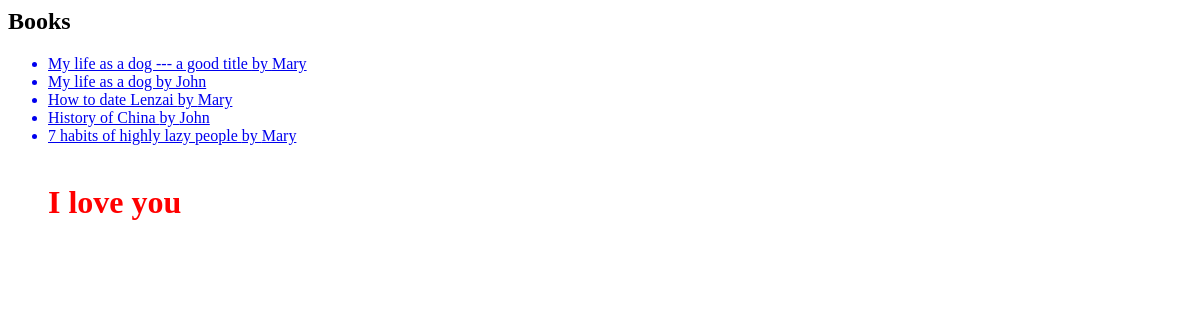
The page /booklist on the database as committed earlier.
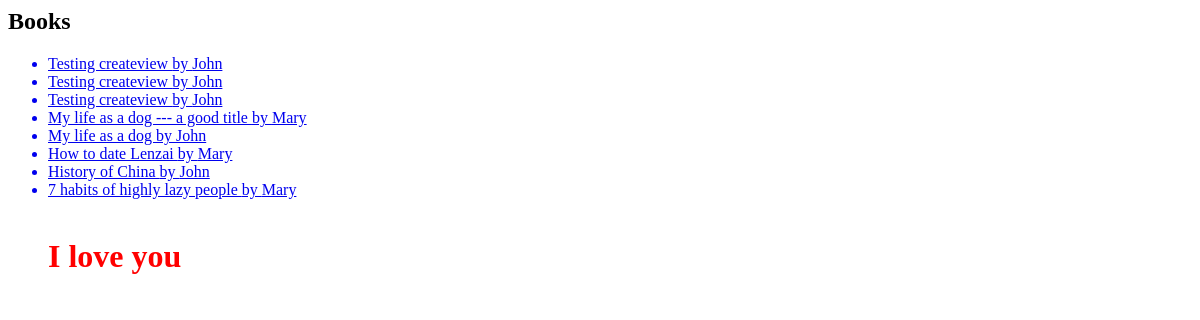
The same page on the database as committed later.
### blog/models.py (models this page shows, shortened)
class Book(models.Model):
    title = models.CharField(max_length=255)
    desc = models.TextField()
    created_at = models.DateTimeField(auto_now_add=True)
    updated_at = models.DateTimeField(auto_now=True)
    author = models.ForeignKey('Author', blank=True, null=True, on_delete=models.SET_NULL)

class Author(models.Model):
    firstname = models.CharField(max_length=255)
    lastname = models.CharField(max_length=255)
    age = models.IntegerField()
    gender = models.CharField(max_length=1)

### blog/views.py (the view)
# urls.py: path('booklist', views.BookListView.as_view(), name='index'),
class BookListView(ListView):
    model = Book
    template_name = 'book_list.html' #default is 'book_list.html'
    context_object_name = 'books' #default is 'objects'
    def get_queryset(self, *args, **kwargs):
        qs = super().get_queryset(*args, **kwargs) #qs = super(BookListView,self).get_queryset(*args, **kwargs)
        qs = qs.order_by('-title')
        return qs
    def get_context_data(self, **kwargs):
        context = super(BookListView, self).get_context_data(**kwargs)
        context['love'] = 'I love you'
        return context

### blog/templates/blog/book_list.html
<h2>Books</h2>
<ul>
    {% for book in books  %}
        <a href=" {% url 'bookdetail' pk=book.pk %}">
    <li>{{book.title}} by {{book.author.firstname}}</li>
        </a>
    {% endfor %}
    <br>
    <h1 style="color:red">{{love}}</h1>
</ul>

Rows that differ between the two databases and show on the page:
added Book: title "Testing createview", author.firstname "John"
added Book: title "Testing createview", author.firstname "John"
added Book: title "Testing createview", author.firstname "John"
